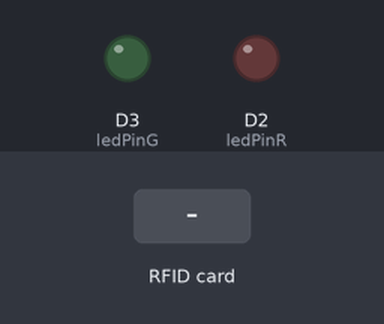
Bench run of a sketch on a simulated ESP8266 (NodeMCU). Parts: output pins drawn as LEDs (lit = HIGH). The test bench sets the inputs (shaded band). WiFi joins after 1.5 s; servers stay silent unless stated; what the sketch prints to the serial monitor is not drawn.

Above: at 3.2 s.
3.3 s: RFID card 23 B3 65 11 held to the reader
At 4.1 s:
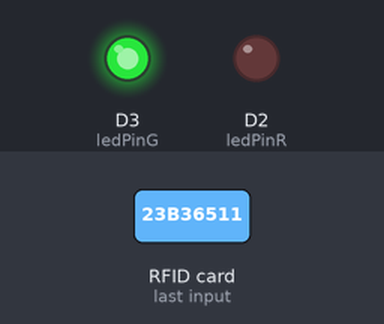
5.8 s: RFID card B3 37 86 A3 held to the reader
At 7.07 s:
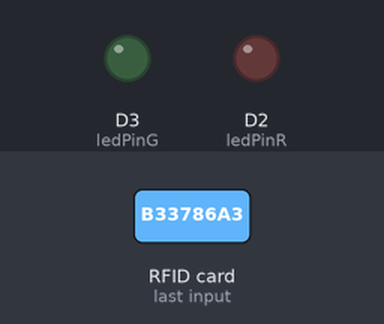
7.3 s: RFID card 77 62 C8 3B held to the reader
At 8.1 s:
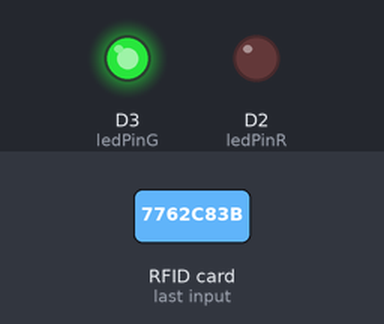
Timing chart, 0 to 10.3 s (numbered marks = the images above; inputs shaded):
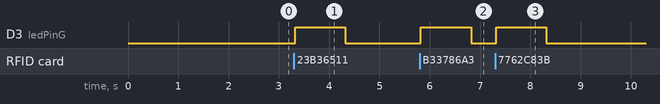

The sketch:

Lector_RFID_ESP8266.ino
```cpp
#include <ESP8266WiFi.h>
#include <FirebaseESP8266.h>
#include <Arduino.h>
#include <SPI.h>
#include <MFRC522.h>

#if defined(ESP32)
  #define SS_PIN 5
  #define RST_PIN 22
#elif defined(ESP8266)
  #define SS_PIN D8
  #define RST_PIN D0
#endif

MFRC522 rfid(SS_PIN, RST_PIN); // Instance of the class
MFRC522::MIFARE_Key key;
// Init array that will store new NUID
byte nuidPICC[4];

//xxxxxxxxxxxxxxxxxxxxxxxxxxxxxxxxxxxxxxxxxxxx
String DatoHex;
const String UserReg_1 = "23B36511";
const String UserReg_2 = "B33786A3";
const String UserReg_3 = "7762C83B";
//xxxxxxxxxxxxxxxxxxxxxxxxxxxxxxxxxxxxxxxxxxxx
const int ledPinR = D2;
const int ledPinG = D3;
//xxxxxxxxxxxxxxxxxxxxxxxxxxxxxxxxxxxxxxxxxxxx
const char* ssid = "WIFI-ANDREWZZYX";       // Nombre de tu red Wi-Fi
const char* password = "zvaWm3Yw";          // Contraseña de tu red Wi-Fi

void setup()
{
   Serial.begin(9600);
   SPI.begin(); // Init SPI bus
   rfid.PCD_Init(); // Init MFRC522
   Serial.println();
   Serial.print(F("Reader :"));
   rfid.PCD_DumpVersionToSerial();
   for (byte i = 0; i < 6; i++) {
     key.keyByte[i] = 0xFF;
   }
   DatoHex = printHex(key.keyByte, MFRC522::MF_KEY_SIZE);
   Serial.println();
   Serial.println();
   //xxxxxxxxxxxxxxxxxxxxxxxxxxxxxxxxxxxxxxxxxxxx
   WiFi.begin(ssid, password); // Conecta a la red Wi-Fi

   Serial.print("Conectando a Wi-Fi");
   while (WiFi.status() != WL_CONNECTED) { // Espera a que se conecte
      delay(1000);
      Serial.print(".");
   }

   Serial.println();
   Serial.println("Conectado a la red Wi-Fi");
   Serial.print("Dirección IP: ");
   Serial.println(WiFi.localIP()); // Imprime la dirección IP
   //xxxxxxxxxxxxxxxxxxxxxxxxxxxxxxxxxxxxxxxxxxxx
   Serial.println();
   Serial.println();
   Serial.println("Iniciando el Programa");
   pinMode(ledPinR,OUTPUT);
   pinMode(ledPinG,OUTPUT);
}

void loop()
{
     // Reset the loop if no new card present on the sensor/reader. This saves the entire process when idle.
     if ( ! rfid.PICC_IsNewCardPresent()){return;}

     // Verify if the NUID has been readed
     if ( ! rfid.PICC_ReadCardSerial()){return;}

     Serial.print(F("PICC type: "));
     MFRC522::PICC_Type piccType = rfid.PICC_GetType(rfid.uid.sak);
     Serial.println(rfid.PICC_GetTypeName(piccType));
     // Check is the PICC of Classic MIFARE type
     if (piccType != MFRC522::PICC_TYPE_MIFARE_MINI && piccType != MFRC522::PICC_TYPE_MIFARE_1K && piccType != MFRC522::PICC_TYPE_MIFARE_4K)
     {
       Serial.println("Su Tarjeta no es del tipo MIFARE Classic.");
       digitalWrite(ledPinR, HIGH);
       delay(1000);
       digitalWrite(ledPinR, LOW);
       return;
     }

     Serial.println("Se ha detectado una tarjeta.");
     for (byte i = 0; i < 4; i++) {nuidPICC[i] = rfid.uid.uidByte[i];}

     DatoHex = printHex(rfid.uid.uidByte, rfid.uid.size);
     Serial.print("Codigo Tarjeta: "); Serial.println(DatoHex);
     digitalWrite(ledPinG, HIGH);
     delay(1000);
     digitalWrite(ledPinG, LOW);
     // Halt PICC
     rfid.PICC_HaltA();
     // Stop encryption on PCD
     rfid.PCD_StopCrypto1();
}

String printHex(byte *buffer, byte bufferSize)
  {
    String DatoHexAux = "";
      for (byte i = 0; i < bufferSize; i++){
            if (buffer[i] < 0x10){
               DatoHexAux = DatoHexAux + "0";
               DatoHexAux = DatoHexAux + String(buffer[i], HEX);
            }
            else {
              DatoHexAux = DatoHexAux + String(buffer[i], HEX);
            }
      }

      for (int i = 0; i < DatoHexAux.length(); i++) {DatoHexAux[i] = toupper(DatoHexAux[i]);}
      return DatoHexAux;
  }
```

Measured:
- after the input at 3.3 s, D3 (ledPinG): LOW → HIGH at once, → LOW 1.0 s later
- after the input at 5.8 s, D3 (ledPinG): LOW → HIGH at once, → LOW 1.0 s later
- after the input at 7.3 s, D3 (ledPinG): LOW → HIGH at once, → LOW 1.0 s later
